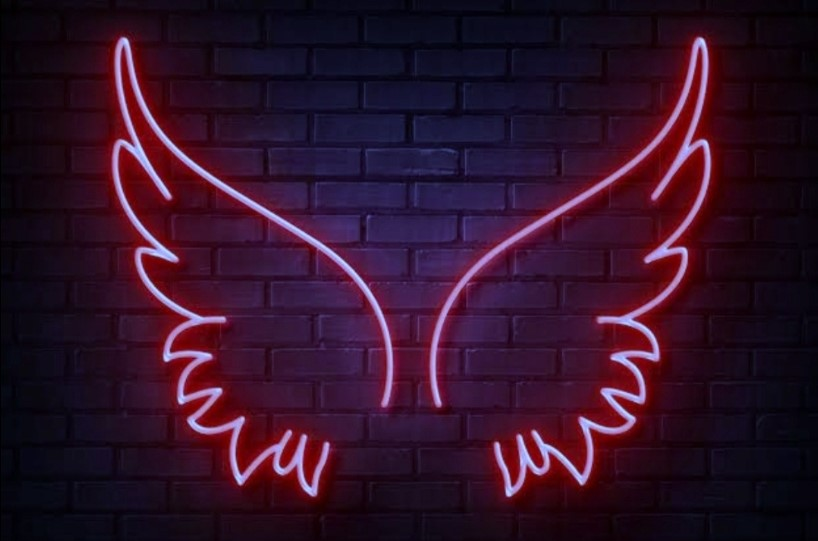
#> input picture pic.jpg, 818 x 541 px, found by its file name
$ python 5_cv.py
#> lines starting #> are read from the running program, lines starting #| are printed output that depends on the picture

# 5. Erosion and Dilation of images using OpenCV in python.

import cv2
import numpy as np

img = cv2.imread('C:/Users/aka-pc/Downloads/pic.jpg', 0)  #0 =>cv2.IMREAD_GRAYSCALE
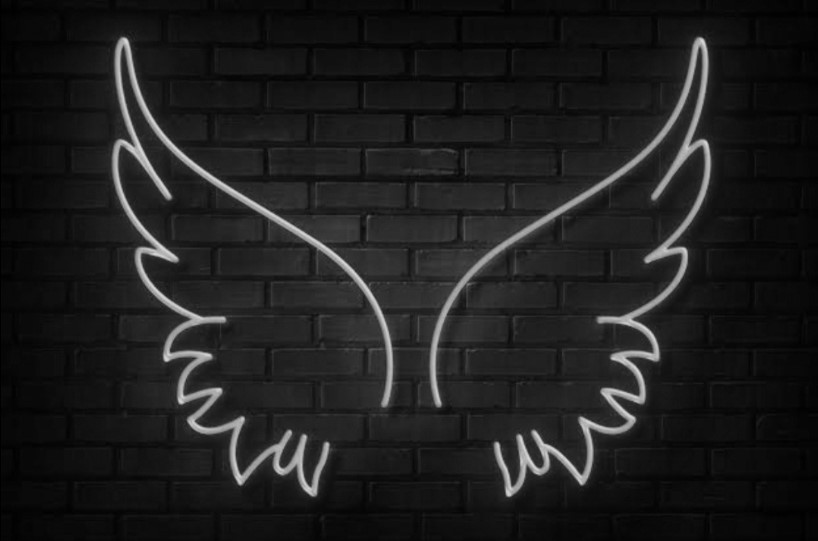
#> img: shape (541, 818); min 0, max 222, mean 29.9
kernel = np.ones((5,5), np.uint8) #white

eroded_image = cv2.erode(img,kernel,1) #iterations=1
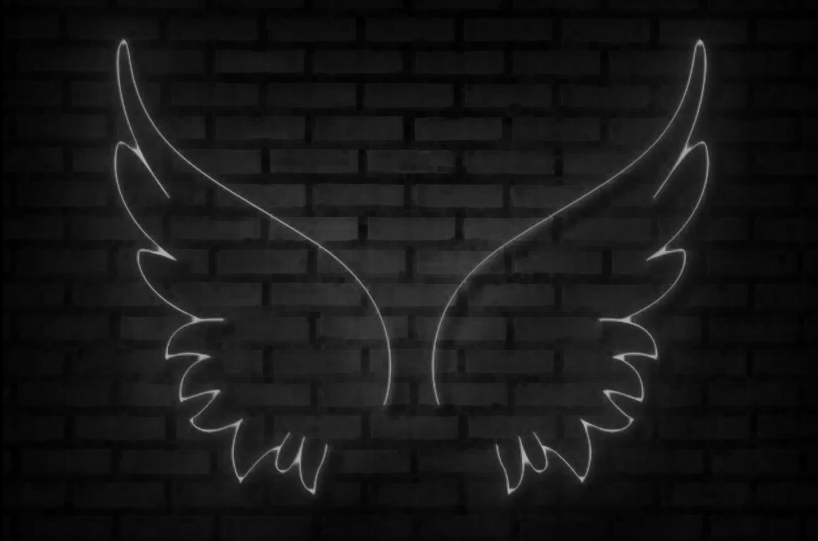
#> eroded_image: shape (541, 818); min 0, max 178, mean 22.2
dilated_image = cv2.dilate(img,kernel,1)
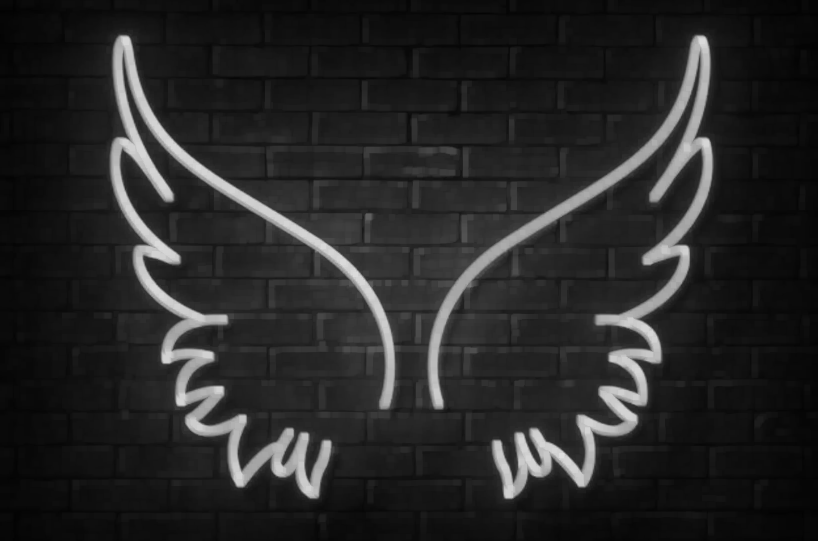
#> dilated_image: shape (541, 818); min 2, max 222, mean 38.6

cv2.imshow('Origianl Image', img)
cv2.imshow('Eroded Image', eroded_image)
cv2.imshow('Dilated Image', dilated_image)
cv2.waitKey(0)
cv2.destroyAllWindows()


# erosion(less) to slide a structuring element (also known as a kernel or mask) over the image.
# At each position of the kernel..
# IF ALL the pixels underneath the kernel - white, then, remains - white. else, becomes black.

# dilation(more), expands the boundaries of foreground objects in an image.
# IF ATLEAST ONE pixel under the kernel - white, then, pixel being considered becomes white. Otherwise, it remains black.
